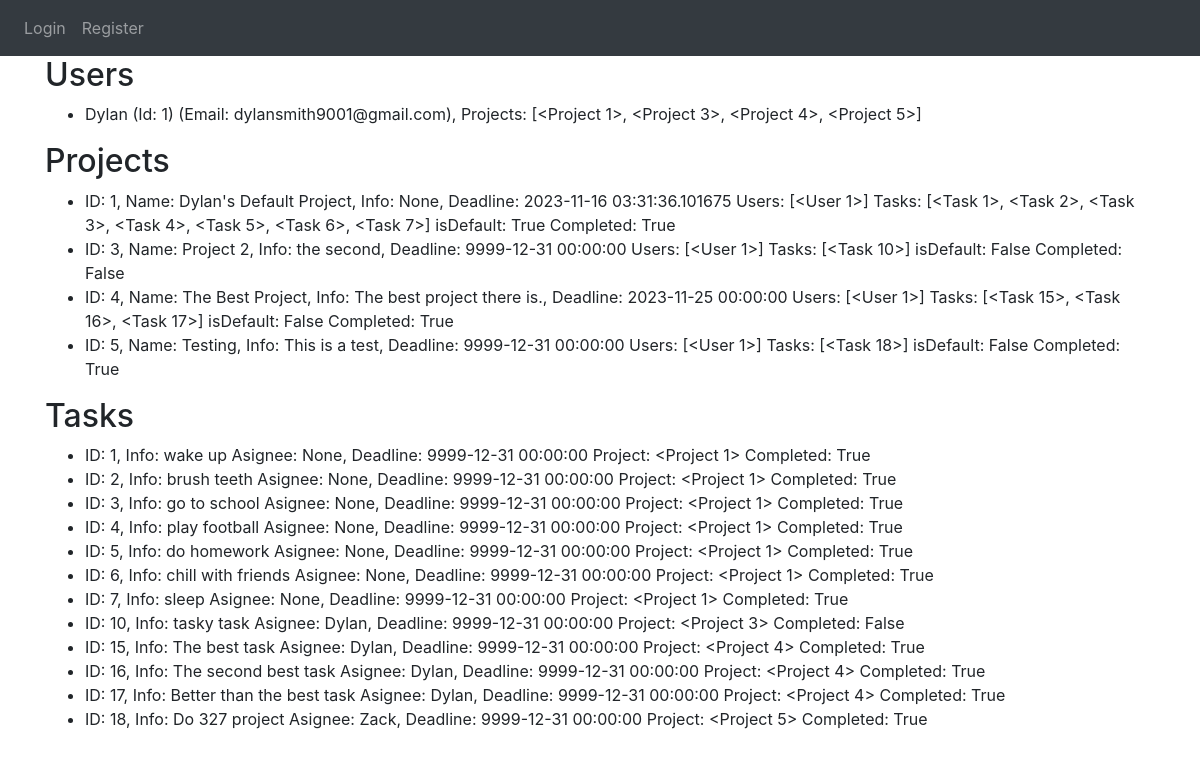
The page /database on the database as committed earlier.
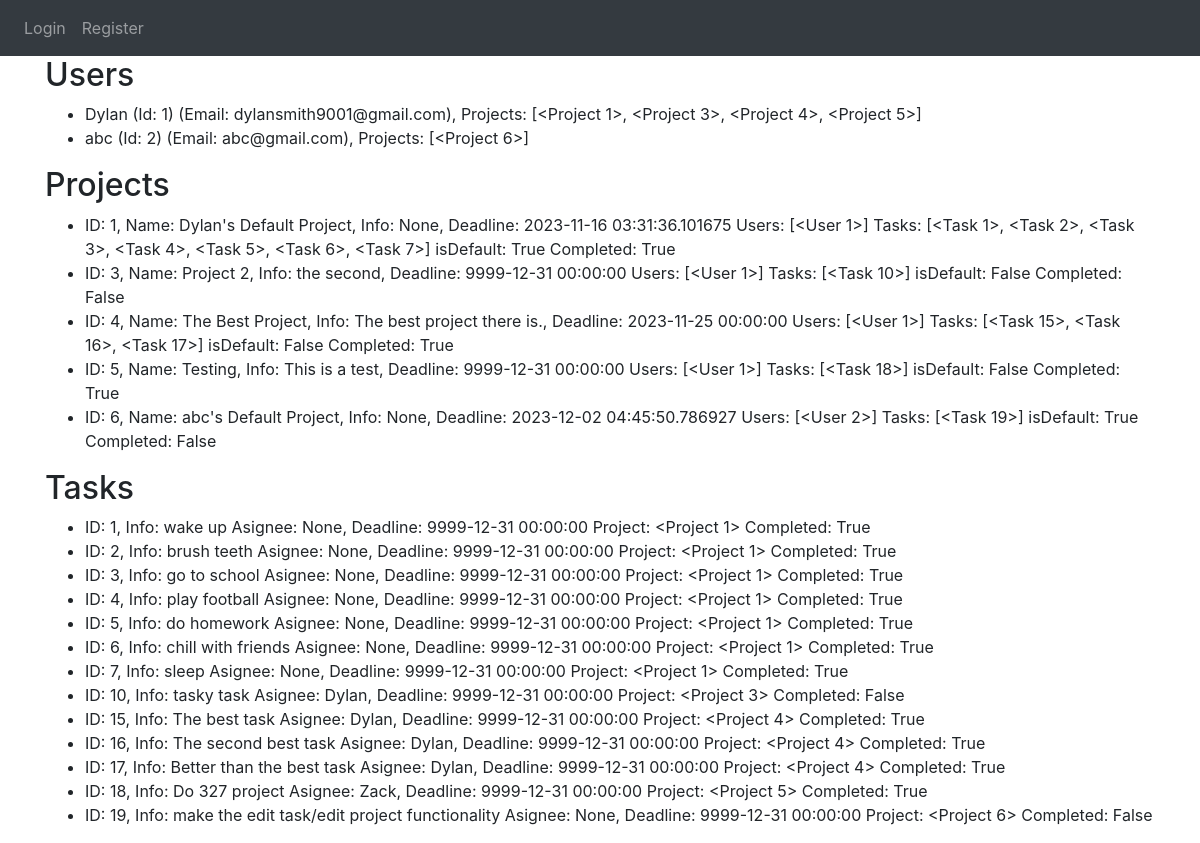
The same page on the database as committed later.
### website/models.py (models this page shows)
class User(db.Model, UserMixin):
    id = db.Column(db.Integer, primary_key=True)
    email = db.Column(db.String(50), unique = True)
    name = db.Column(db.String(50))
    password = db.Column(db.String(50))
    projects = db.relationship('Project', secondary='project_user_association', back_populates='users')
    def_project_id = db.Column(db.Integer, db.ForeignKey('project.id'), nullable=False)
    def_project = db.relationship('Project', lazy=True) # default project

class Project(db.Model):
    id = db.Column(db.Integer, primary_key=True)
    name = db.Column(db.String(120))
    start_date = db.Column(db.DateTime(timezone=True), default=func.now)
    deadline = db.Column(db.DateTime(timezone=True), default=func.now)
    description = db.Column(db.String(9999))
    users = db.relationship('User', secondary='project_user_association', back_populates='projects')
    is_default = db.Column(db.Boolean, default=False)
    completed = db.Column(db.Boolean, default=False)
    tasks = db.relationship('Task', backref='project', cascade='all, delete-orphan', lazy=True)

class Task(db.Model):
    id = db.Column(db.Integer, primary_key=True)
    assignee = db.Column(db.String(120))
    description = db.Column(db.String(9999))
    start_date = db.Column(db.DateTime(timezone=True), default=func.now)
    deadline = db.Column(db.DateTime(timezone=True), default=func.now)
    project_id = db.Column(db.Integer, db.ForeignKey('project.id'), nullable=False)
    completed = db.Column(db.Boolean, default=False)

### website/auth.py (the view)
@auth.route('/database')
def view_users():
    users = User.query.all()
    projects = Project.query.all()
    tasks  = Task.query.all()
    return render_template('database.html', user=current_user, users=users, projects=projects, tasks=tasks)

### website/templates/database.html (shortened to what this page needs)
{% extends "base.html" %}
{% block content%}
    <h2>Users</h2>
    <ul>
        {% for u in users %}
            <li>{{ u.name }} (Id: {{ u.id }}) (Email: {{ u.email }}), Projects: {{u.projects}}</li>
        {% endfor %}
    </ul>
    <h2>Projects</h2>
    <ul>
        {% for prj in projects %}
            <li>ID: {{ prj.id }}, Name: {{ prj.name }}, Info: {{ prj.description }}, Deadline: {{prj.deadline}} Users: {{prj.users}}
                Tasks: {{prj.tasks}} isDefault: {{prj.is_default}} Completed: {{prj.completed}}
            </li>
        {% endfor %}
    </ul>
    <h2>Tasks</h2>
    <ul>
        {% for tsk in tasks %}
            <li>ID: {{ tsk.id }}, Info: {{ tsk.description }} Asignee: {{tsk.assignee}},
                Deadline: {{tsk.deadline}} Project: {{tsk.project}} Completed: {{tsk.completed}}
            </li>
        {% endfor %}
    </ul>
{% endblock %}

### website/templates/base.html (shortened to what this page needs)
<DOCTYPE html>
<html>
    <head>
        <link rel="stylesheet" href="../static/styles.css"/>
        <link
            rel="stylesheet"
            href="https://stackpath.bootstrapcdn.com/bootstrap/4.4.1/css/bootstrap.min.css"
        />
        <link
            rel="stylesheet"
            href="https://stackpath.bootstrapcdn.com/font-awesome/4.7.0/css/font-awesome.min.css"
        />
    </head>
    <body>
        <nav class="navbar navbar-expand-lg navbar-dark bg-dark">
            <div class="collapse navbar-collapse" id="navbar">
                <div class="navbar-nav">
                    {% if user.is_authenticated %}
                    <a class="nav-item nav-link" id="homepage" href="/">Homepage</a>
                    <a class="nav-item nav-link" id="tasks" href="/tasks">Tasks</a>
                    <a class="nav-item nav-link" id="projects" href="/projectmanager">Projects</a>
                    <a class="nav-item nav-link" id="logout" href="/logout">Logout</a>
                    {% else %}
                    <a class="nav-item nav-link" id="login" href="/login">Login</a>
                    <a class="nav-item nav-link" id="register" href="/register">Register</a>
                    {% endif %}
                </div>
            </div>
        </nav>
        <div class="container">{% block content %} {% endblock %}</div>
    </body>
</html>

Rows that differ between the two databases and show on the page:
added User: name "abc", id "2", email "abc@gmail.com", projects "[<Project 6>]"
added Project: id "6", name "abc's Default Project", description "None", deadline "2023-12-02 04:45:50.786927", users "[<User 2>]", tasks "[<Task 19>]", is_default "True", completed "False"
added Task: id "19", description "make the edit task/edit project functionality", assignee "None", deadline "9999-12-31 00:00:00", project "<Project 6>", completed "False"
